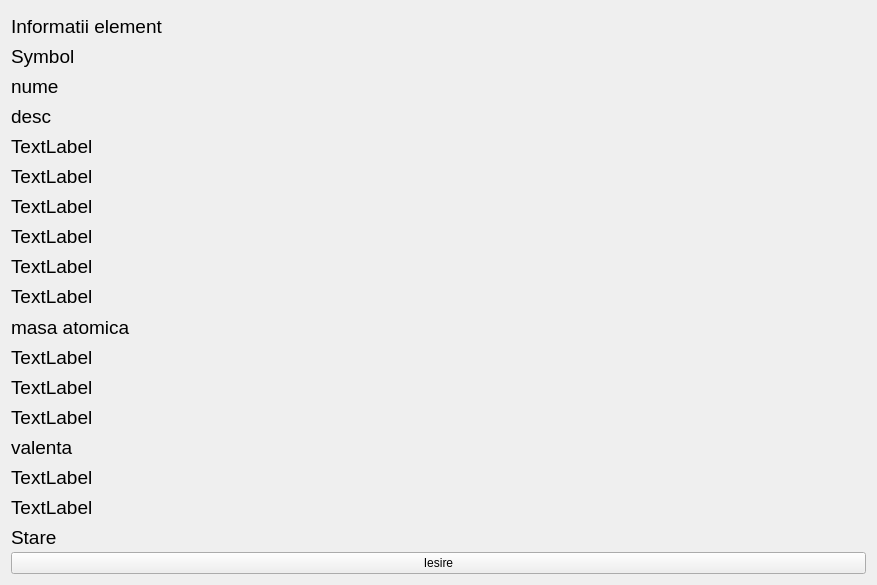
<?xml version="1.0" encoding="UTF-8"?>
<ui version="4.0">
 <class>viselem</class>
 <widget class="QWidget" name="viselem">
  <property name="geometry">
   <rect>
    <x>0</x>
    <y>0</y>
    <width>877</width>
    <height>585</height>
   </rect>
  </property>
  <property name="sizePolicy">
   <sizepolicy hsizetype="MinimumExpanding" vsizetype="MinimumExpanding">
    <horstretch>0</horstretch>
    <verstretch>0</verstretch>
   </sizepolicy>
  </property>
  <property name="maximumSize">
   <size>
    <width>9999</width>
    <height>9999</height>
   </size>
  </property>
  <property name="windowTitle">
   <string>Form</string>
  </property>
  <layout class="QHBoxLayout" name="horizontalLayout_2">
   <item>
    <layout class="QHBoxLayout" name="horizontalLayout">
     <property name="spacing">
      <number>0</number>
     </property>
     <property name="sizeConstraint">
      <enum>QLayout::SetMinimumSize</enum>
     </property>
     <item>
      <layout class="QVBoxLayout" name="verticalLayout">
       <property name="sizeConstraint">
        <enum>QLayout::SetFixedSize</enum>
       </property>
       <item>
        <widget class="QLabel" name="label">
         <property name="font">
          <font>
           <pointsize>14</pointsize>
          </font>
         </property>
         <property name="text">
          <string>Informatii element</string>
         </property>
        </widget>
       </item>
       <item>
        <widget class="QLabel" name="lsym">
         <property name="font">
          <font>
           <pointsize>14</pointsize>
          </font>
         </property>
         <property name="text">
          <string>Symbol</string>
         </property>
        </widget>
       </item>
       <item>
        <widget class="QLabel" name="lnume">
         <property name="font">
          <font>
           <pointsize>14</pointsize>
          </font>
         </property>
         <property name="text">
          <string>nume</string>
         </property>
        </widget>
       </item>
       <item>
        <widget class="QLabel" name="ldensity">
         <property name="font">
          <font>
           <pointsize>14</pointsize>
          </font>
         </property>
         <property name="text">
          <string>desc</string>
         </property>
        </widget>
       </item>
       <item>
        <widget class="QLabel" name="lelectron_conf">
         <property name="font">
          <font>
           <pointsize>14</pointsize>
          </font>
         </property>
         <property name="text">
          <string>TextLabel</string>
         </property>
        </widget>
       </item>
       <item>
        <widget class="QLabel" name="lelectron_negativity">
         <property name="font">
          <font>
           <pointsize>14</pointsize>
          </font>
         </property>
         <property name="text">
          <string>TextLabel</string>
         </property>
        </widget>
       </item>
       <item>
        <widget class="QLabel" name="lrad_atom">
         <property name="font">
          <font>
           <pointsize>14</pointsize>
          </font>
         </property>
         <property name="text">
          <string>TextLabel</string>
         </property>
        </widget>
       </item>
       <item>
        <widget class="QLabel" name="lionization_energy">
         <property name="font">
          <font>
           <pointsize>14</pointsize>
          </font>
         </property>
         <property name="text">
          <string>TextLabel</string>
         </property>
        </widget>
       </item>
       <item>
        <widget class="QLabel" name="lelectron_affinity">
         <property name="font">
          <font>
           <pointsize>14</pointsize>
          </font>
         </property>
         <property name="text">
          <string>TextLabel</string>
         </property>
        </widget>
       </item>
       <item>
        <widget class="QLabel" name="loxidation_states">
         <property name="font">
          <font>
           <pointsize>14</pointsize>
          </font>
         </property>
         <property name="text">
          <string>TextLabel</string>
         </property>
        </widget>
       </item>
       <item>
        <widget class="QLabel" name="latomic_mass">
         <property name="font">
          <font>
           <pointsize>14</pointsize>
          </font>
         </property>
         <property name="text">
          <string>masa atomica</string>
         </property>
        </widget>
       </item>
       <item>
        <widget class="QLabel" name="lcolor">
         <property name="font">
          <font>
           <pointsize>14</pointsize>
          </font>
         </property>
         <property name="text">
          <string>TextLabel</string>
         </property>
        </widget>
       </item>
       <item>
        <widget class="QLabel" name="lstandard_state">
         <property name="font">
          <font>
           <pointsize>14</pointsize>
          </font>
         </property>
         <property name="text">
          <string>TextLabel</string>
         </property>
        </widget>
       </item>
       <item>
        <widget class="QLabel" name="lnatomic">
         <property name="font">
          <font>
           <pointsize>14</pointsize>
          </font>
         </property>
         <property name="text">
          <string>TextLabel</string>
         </property>
        </widget>
       </item>
       <item>
        <widget class="QLabel" name="lboiling_point">
         <property name="font">
          <font>
           <pointsize>14</pointsize>
          </font>
         </property>
         <property name="text">
          <string>valenta</string>
         </property>
        </widget>
       </item>
       <item>
        <widget class="QLabel" name="lgroup_block">
         <property name="font">
          <font>
           <pointsize>14</pointsize>
          </font>
         </property>
         <property name="text">
          <string>TextLabel</string>
         </property>
        </widget>
       </item>
       <item>
        <widget class="QLabel" name="lyear">
         <property name="font">
          <font>
           <pointsize>14</pointsize>
          </font>
         </property>
         <property name="text">
          <string>TextLabel</string>
         </property>
        </widget>
       </item>
       <item>
        <widget class="QLabel" name="lmelting_point">
         <property name="font">
          <font>
           <pointsize>14</pointsize>
          </font>
         </property>
         <property name="text">
          <string>Stare</string>
         </property>
        </widget>
       </item>
       <item>
        <widget class="QPushButton" name="pushButton">
         <property name="enabled">
          <bool>true</bool>
         </property>
         <property name="baseSize">
          <size>
           <width>0</width>
           <height>0</height>
          </size>
         </property>
         <property name="text">
          <string>Iesire</string>
         </property>
         <property name="flat">
          <bool>false</bool>
         </property>
        </widget>
       </item>
      </layout>
     </item>
    </layout>
   </item>
  </layout>
 </widget>
 <resources/>
 <connections/>
</ui>
